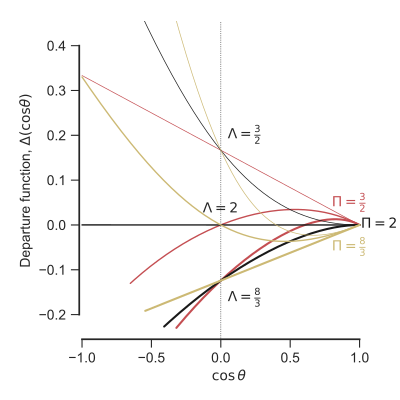

Reproduce this figure in Python.
import sys
import numpy as np
from matplotlib import pyplot as plt
import seaborn as sns

plotfile = sys.argv[0].replace('.py', '.pdf')

def departure(R, theta):
    """Departure function of R(theta) from parabola"""
    return 1.0/R - 0.5*(1 + np.cos(theta))


def xy_conic_t(t, Pi, Lambda):
    """Parametric equation for ellipse/hyperbola"""
    Q = 2*Pi - Lambda**2
    a = Pi / np.abs(Q)
    b = a*np.sqrt(np.abs(Q))
    sigma = np.sign(Q)
    x0 = 1.0 - sigma*a
    if sigma > 0:
        C, S = np.cos, np.sin
    else:
        C, S = np.cosh, np.sinh
    x = x0 + sigma*a*C(t)
    y = b*S(t)
    return x, y

def R_th_from_xy(x, y):
    R = np.hypot(x, y)
    th = np.arctan2(y, x)
    return R, th

sns.set_style('ticks')
sns.set_color_codes('deep')
fig, ax = plt.subplots(figsize=(4, 4))

# Show theta = 90 
ax.axvline(0.0, ls=':', c='k', lw=0.5)

t = np.linspace(0.0, np.pi, 500)
colors = 'rky'
lws = 0.5, 1.0, 1.5, 2.0
Tudes = [1.5, 1.9999, 2.66]


for Pi, color in zip(Tudes, colors):
    for Lambda, lw in zip(Tudes, lws):
        x, y = xy_conic_t(t, Pi, Lambda)
        R, th =  R_th_from_xy(x, y)
        Delta = departure(R, th)
        label = fr'$\Pi = {Pi:.1f}$, $\Lambda = {Lambda:.1f}$'
        ax.plot(np.cos(th), Delta, c=color, lw=lw, label=label)

# Fill in forbidden zone
# mugrid = np.linspace(-1.0, 1.0)
# ax.fill_between(mugrid, -0.5*(1.0 + mugrid), -1.0, color='k', alpha=0.4)

ax.annotate(r"$\Pi = \frac{3}{2}$", (0.8, 0.05), color='r', va='center')
ax.annotate(r"$\Pi = 2$", (1.01, 0.0), color='k', va='center')
ax.annotate(r"$\Pi = \frac{8}{3}$", (0.8, -0.05), color='y', va='center')

ax.annotate(r"$\Lambda = \frac{3}{2}$", (0.05, 0.18), va='bottom')
ax.annotate(r"$\Lambda = 2$", (0.0, 0.02), va='bottom', ha='center')
ax.annotate(r"$\Lambda = \frac{8}{3}$", (0.05, -0.14), va='top')

ax.set(
    xlim=[-1.02, 1.14],
    ylim=[-0.255, 0.455],
    xlabel=r"$\cos \,\theta$",
    ylabel=r"Departure function, $\Delta(\cos\theta)$",
)
sns.despine(trim=True)
fig.tight_layout()
fig.savefig(plotfile)

print(plotfile, end='')
